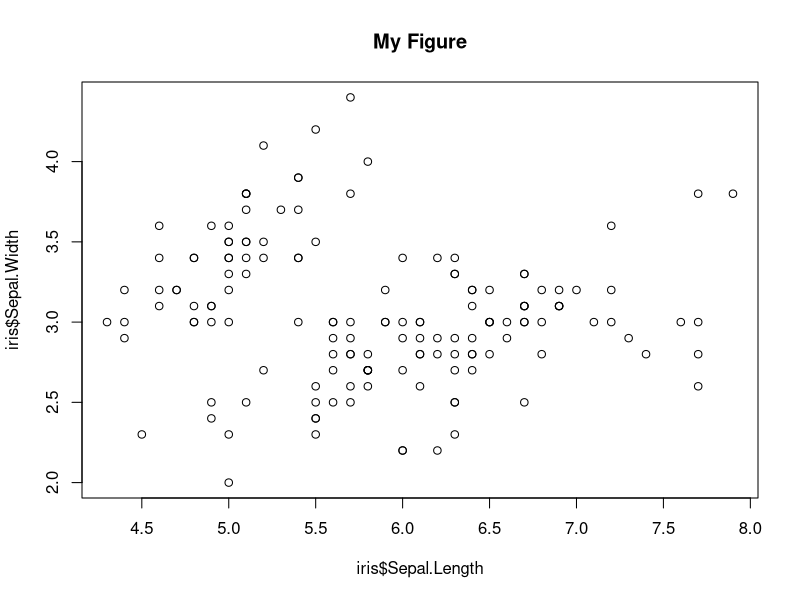

Write R code to recreate this figure.
## ---- chunk 1
summary(iris)
## ---- chunk 2
plot(iris$Sepal.Length,iris$Sepal.Width, main = "My Figure")
